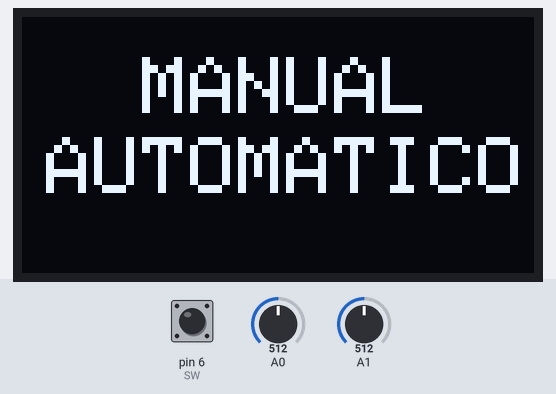
The sketch below on a simulated Arduino Uno, built with avr-gcc and run on an emulated ATmega328P. Parts: 128×64 one-colour display. Inputs (shaded band) come from the test bench; at power-on: A1 = 512, pin 6 (SW) HIGH, A0 = 512.

Above: at 2.9 s.
3.0 s: A1 set to 663
4.5 s: A1 set to 695
At 4.9 s:
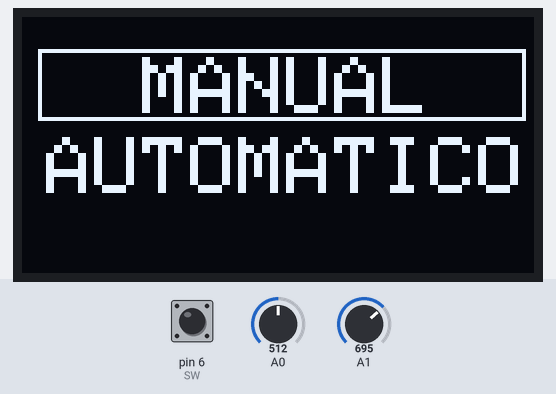
6.0 s: A1 set to 306
At 7.0 s:
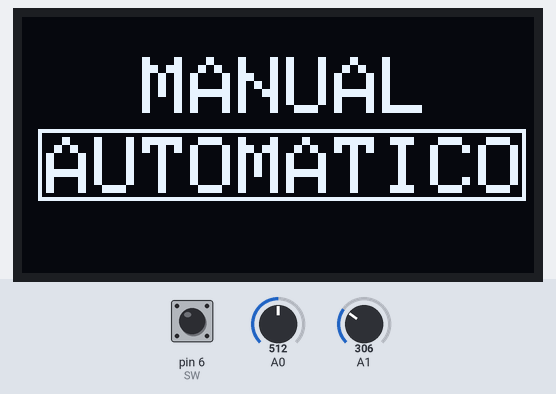
7.5 s: pin 6 (SW) pulled LOW for 0.15 s
At 7.68 s:
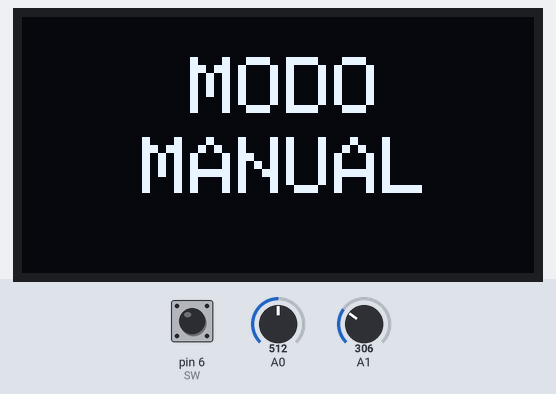
9.2 s: pin 6 (SW) pulled LOW for 1 s
11.7 s: pin 6 (SW) pulled LOW for 3.2 s
At 15.4 s:
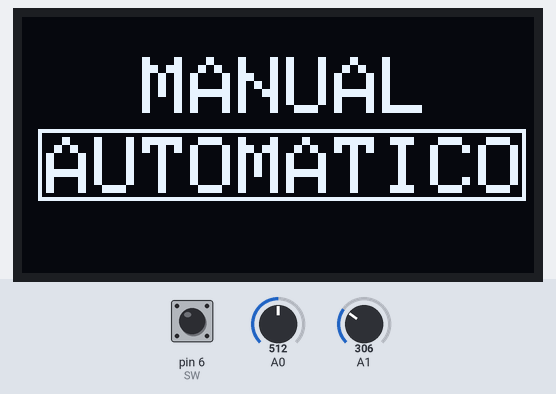
Timing chart, 0 to 16.9 s (numbered marks = the images above; inputs shaded):
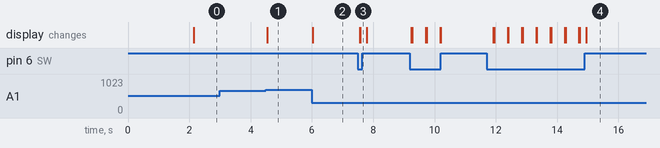

Measured:
- the behaviour switches between 681 and 682 on A1 (found by bisection; images 0 and 1)
- after the input at 3.0 s, every drawn part: stays the same
- after the input at 4.5 s, the display: changes at once (image 1)
- after the input at 6.0 s, the display: changes at once (image 2)
- after the input at 7.5 s, the display: first changes after 0.05 s (image 3 shows a later state)
- after the input at 11.7 s, the display: first changes after 0.22 s (image 4 shows a later state)

The sketch:

codigo_con_MEF_v1.ino
```cpp
#include <Wire.h>
#include <Adafruit_GFX.h>
#include <Adafruit_SSD1306.h>

#define SW 6

int Cuad;
int Menu;
int Y, X, mapX, mapY;
int flg1=0, flg2=0, flg3=0;

volatile int seg;           //timer 2
volatile int minutos;       //timer 2
volatile int segundos;      //timer 2
volatile int miliSegundos;  //timer 2
volatile int microSegundos; //timer 2

#define OLED_ANCHO 128
#define OLED_ALTO 64

Adafruit_SSD1306 display(OLED_ANCHO, OLED_ALTO, &Wire, -1);

typedef enum{ESTADO_INICIAL, MODO_MANUAL, PANORAMICO_MOVIL, OPCIONES_GRADOS, MODO_CRUCERO, MODO_PAN_90, MODO_PAN_180} estadoMENU;
estadoMENU estadoActual;


void setup() {
  Wire.begin();
  display.begin(SSD1306_SWITCHCAPVCC, 0x3C);
  display.clearDisplay();
  pinMode(SW, INPUT_PULLUP);

  //cuenta del timer2
    SREG = (SREG & 0b01111111);      //Esta instrucción deshabilita a las interrupciones globales sin modificar el resto de las interrupciones.
    TCNT2 = 0;     //Limpiar el registro que guarda la cuenta del Timer-2.
    TIMSK2 =TIMSK2|0b00000001;      //Habilitación de la bandera 0 del registro que habilita la interrupción por sobre flujo o desbordamiento del TIMER2.
    TCCR2B= 0b0000011; //250khz
    SREG = (SREG & 0b01111111) | 0b10000000; //Habilitar interrupciones
    // T = 1/250khz = 4uS
    //255*0.125uS = 1mS
    //cuenta cada 1 milisegundos

}

// Programa principal
void loop(){

while(seg < 2)
    {
        display.setTextSize(2);  // Muestra el texto en la pantalla
        display.setTextColor(WHITE);
        display.setCursor(8,20);//1° IZQUIERDA A DERECHA, 2° ARRIBA PARA ABAJO
        display.println("INICIANDO");
        Serial.println(seg);
        display.display();

        IniciarMENU();
    }


cuadrados();

X = analogRead(A0);
Y = analogRead(A1);

// Funcion MAP: el primer valor es la variable, el segundo y el tercero es el maximo y minimo respectivamente del analogico, y el
// cuarto y el quinto valor son los maximos y minimos que queres ponerle.
mapY = map(Y, 0, 1023, 0, 180);
mapX = map(X, 0, 1023, 0, 180);

ActualizarMENU();


}


void IniciarMENU(){
estadoActual = ESTADO_INICIAL;
}

void ActualizarMENU(){
switch (estadoActual) {

case ESTADO_INICIAL:
  display.clearDisplay();
  display.setTextSize(2);
  display.setTextColor(WHITE);
  display.setCursor(30,10);
  display.println("MANUAL");
  display.setCursor(6,30);
  display.println("AUTOMATICO");

  if(mapY >= 120)//para cambiar entre las opciones del menu
    {
      Cuad=1;
    }
    else
    if(mapY <= 60)
    {
      Cuad=2;
      flg2=1;
    }

  if(Cuad == 2 && digitalRead(SW) == LOW && flg2==1)
  {
    estadoActual = MODO_MANUAL;
    Cuad=0;
    flg1=1;
    flg2=0;
  }

  if(Cuad == 1 && digitalRead(SW) == LOW)
  {
    estadoActual = PANORAMICO_MOVIL;
    Cuad=0;
    flg1=1;
    flg2= 1;
  }
break;


case MODO_MANUAL:
  display.clearDisplay();
  display.setTextSize(2);
  display.setTextColor(WHITE);
  display.setCursor(30,10);
  display.println(" MODO");
  display.setCursor(6,30);
  display.println("  MANUAL");
  display.display();

if(digitalRead(SW) == LOW && flg2==0)
  {
    delay(150);
    estadoActual = ESTADO_INICIAL;
    Cuad=0;
    flg1=0;
  }

break;

case PANORAMICO_MOVIL:


break;

case OPCIONES_GRADOS:

break;

case MODO_CRUCERO:
break;

case MODO_PAN_90:
break;

case MODO_PAN_180:
break;


default:{
//Si algo modificó la variable estadoActual a un estado no válido llevo la MEF a un lugar seguro, por ejemplo, la reinicio:
IniciarMENU();
}
break;
}
}


void cuadrados(){

   switch(Cuad){
    case 1:

      display.drawRect(4,8,122,18,WHITE);/*1° izquierda a derecha, 2°de arriba a abajo
    3° ancho del cuadrado, 4° alto del cuadrado */
    break;

    case 2:
      display.drawRect(4,28,122,18,WHITE);//rectangulo de abajo
    break;
   }
   display.display();
}


//cuenta segundos con el timer 2
ISR(TIMER2_OVF_vect)
{
  miliSegundos++;
  if(miliSegundos==1000)
  {
    seg++;
    miliSegundos=0;
  }
}
```
